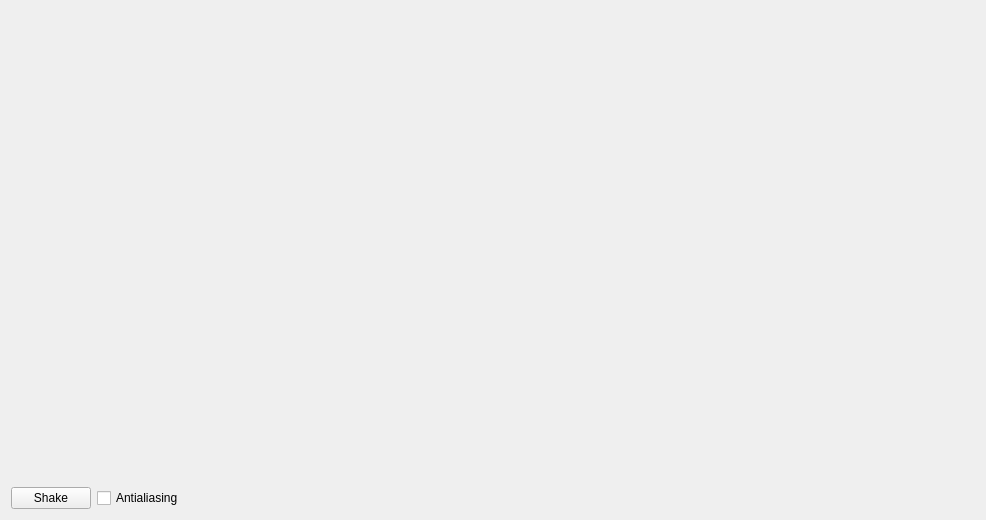
<?xml version="1.0" encoding="UTF-8"?>
<ui version="4.0">
 <class>CameraForm</class>
 <widget class="QWidget" name="CameraForm">
  <property name="geometry">
   <rect>
    <x>0</x>
    <y>0</y>
    <width>986</width>
    <height>520</height>
   </rect>
  </property>
  <property name="windowTitle">
   <string>Pixelschlacht: Camera Example</string>
  </property>
  <layout class="QVBoxLayout" name="verticalLayout">
   <item>
    <widget class="PxsWidget" name="pxswidget" native="true">
     <property name="sizePolicy">
      <sizepolicy hsizetype="Preferred" vsizetype="Expanding">
       <horstretch>0</horstretch>
       <verstretch>0</verstretch>
      </sizepolicy>
     </property>
    </widget>
   </item>
   <item>
    <layout class="QHBoxLayout" name="horizontalLayout">
     <item>
      <widget class="QPushButton" name="btnShake">
       <property name="text">
        <string>Shake</string>
       </property>
      </widget>
     </item>
     <item>
      <widget class="QCheckBox" name="chkAntialias">
       <property name="text">
        <string>Antialiasing</string>
       </property>
      </widget>
     </item>
     <item>
      <spacer name="horizontalSpacer">
       <property name="orientation">
        <enum>Qt::Horizontal</enum>
       </property>
       <property name="sizeHint" stdset="0">
        <size>
         <width>40</width>
         <height>20</height>
        </size>
       </property>
      </spacer>
     </item>
    </layout>
   </item>
  </layout>
 </widget>
 <customwidgets>
  <customwidget>
   <class>PxsWidget</class>
   <extends>QWidget</extends>
   <header>pxswidget.h</header>
   <container>1</container>
  </customwidget>
 </customwidgets>
 <resources/>
 <connections/>
</ui>
